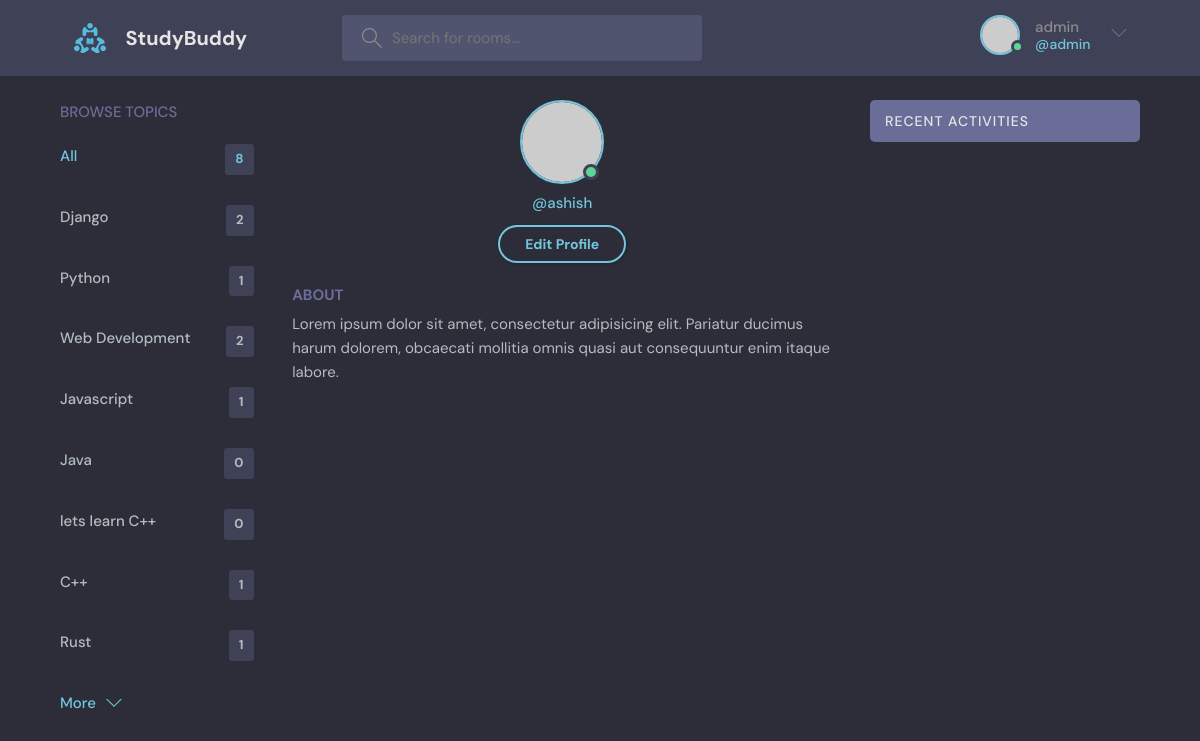
The app's page /profile/4 (signed in) with its own data.
### base/models.py (models this page shows, shortened)
class Topic(models.Model):
    name = models.CharField(max_length=200)

### base/views.py (the view)
# urls.py: path('profile/<str:pk>',views.userProfile, name='user-profile'),
def userProfile(request,pk):
    user = User.objects.get(id=pk)
    rooms = user.room_set.all()
    topics = Topic.objects.all()
    room_messages = user.message_set.all()
    return render(request, 'base/profile.html',{'user':user, 'rooms':rooms,
                                                'topics':topics, 'room_messages':room_messages})

### base/templates/base/profile.html (shortened to what this page needs)
{% extends 'main.html' %}
{% block content %}
  <main class="profile-page layout layout--3">
    <div class="container">
      <div class="topics">
       {% include 'base/topics_component.html' %}
      </div>
      <div class="roomList">
        <div class="profile">
          <div class="profile__avatar">
            <div class="avatar avatar--large active">
              <img src="https://randomuser.me/api/portraits/men/11.jpg" />
            </div>
          </div>
          <div class="profile__info">
            <p>@{{user.username}}</p>
            <a href="edit-user.html" class="btn btn--main btn--pill">Edit Profile</a>
          </div>
          <div class="profile__about">
            <h3>About</h3>
            <p>
              Lorem ipsum dolor sit amet, consectetur adipisicing elit. Pariatur ducimus harum
              dolorem, obcaecati mollitia omnis quasi aut consequuntur enim itaque labore.
            </p>
          </div>
        </div>
      </div>
      {% include 'base/activity_component.html' %}
    </div>
  </main>
{% endblock %}

### templates/navbar.html (shortened to what this page needs)
{% load static %}
<header class="header header--loggedIn">
    <div class="container">
      <a href="{% url 'home' %}" class="header__logo">
        <img src="{% static 'images/logo.svg' %}" />
        <h1>StudyBuddy</h1>
      </a>
      <form class="header__search" method="GET" action="{% url 'home' %}">
        <label>
          <input name='q' placeholder="Search for rooms..." />
        </label>
      </form>
      <nav class="header__menu">
        {% if user.is_authenticated %}
        <div class="header__user">
          <a href="profile.html">
            <div class="avatar avatar--medium active">
              <img src="https://randomuser.me/api/portraits/men/37.jpg" />
            </div>
            <p>{{request.user.username}}<span>@{{request.user.username}}</span></p>
          </a>
          <button class="dropdown-button">
            <svg version="1.1" xmlns="http://www.w3.org/2000/svg" width="32" height="32" viewBox="0 0 32 32">
              <title>chevron-down</title>
              <path d="M16 21l-13-13h-3l16 16 16-16h-3l-13 13z"></path>
            </svg>
          </button>
        </div>
        {% else %}
        <a href="{% url 'login' %}">
          <img src="{% static 'images\avatar.svg' %}" />
          <p>Login</p>
        </a>
        {% endif %}
      </nav>
    </div>
  </header>

### base/templates/base/topics_component.html
        <div class="topics">
          <div class="topics__header">
            <h2>Browse Topics</h2>
          </div>
          <ul class="topics__list">
            <li>
              <a href="{% url 'home'%}" class="active">All<span>{{topics.count}} </span></a>
            </li>
            <li>
                {% for topic in topics%}
                <a href="{% url 'home' %}?q={{topic.name}}">{{topic.name}}<span>{{ topic.room_set.all.count }}</span></a>
                {% endfor %}
            </li>
          </ul>
          <a class="btn btn--link" href="topics.html">
            More
            <svg version="1.1" xmlns="http://www.w3.org/2000/svg" width="32" height="32" viewBox="0 0 32 32">
              <title>chevron-down</title>
              <path d="M16 21l-13-13h-3l16 16 16-16h-3l-13 13z"></path>
            </svg>
          </a>
        </div>

### records on screen
Topic: name "Django", room_set.all.count "2"
Topic: name "Python", room_set.all.count "1"
Topic: name "Web Development", room_set.all.count "2"
Topic: name "Javascript", room_set.all.count "1"
Topic: name "Java", room_set.all.count "0"
Topic: name "lets learn C++", room_set.all.count "0"
Topic: name "C++", room_set.all.count "1"
Topic: name "Rust", room_set.all.count "1"

### other values on screen
{{ request.user.username }} "admin"
{{ topics.count }} "8"
{{ user.username }} "ashish"
